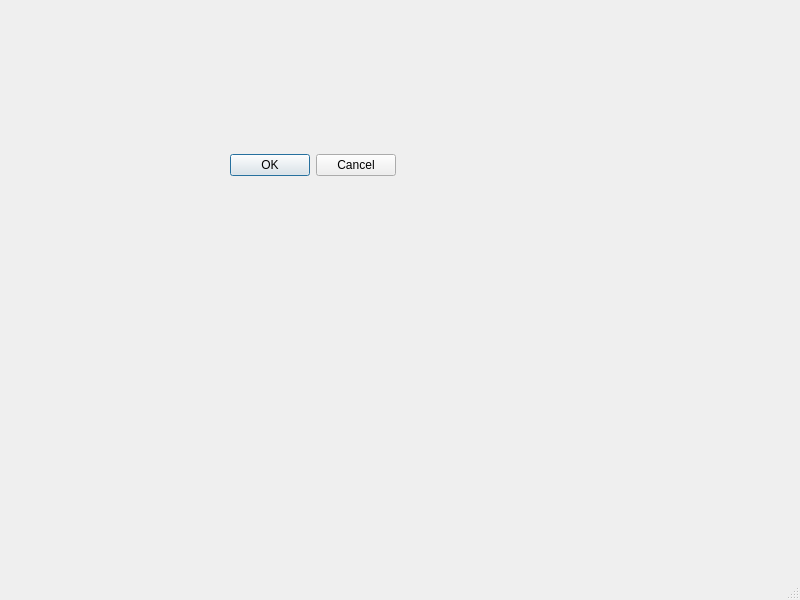
<?xml version="1.0" encoding="UTF-8"?>
<ui version="4.0">
 <class>MainWindow</class>
 <widget class="QMainWindow" name="MainWindow">
  <property name="geometry">
   <rect>
    <x>0</x>
    <y>0</y>
    <width>800</width>
    <height>600</height>
   </rect>
  </property>
  <property name="windowTitle">
   <string>MainWindow</string>
  </property>
  <widget class="QWidget" name="centralwidget">
   <widget class="QDialogButtonBox" name="buttonBox">
    <property name="geometry">
     <rect>
      <x>230</x>
      <y>150</y>
      <width>166</width>
      <height>31</height>
     </rect>
    </property>
    <property name="standardButtons">
     <set>QDialogButtonBox::Cancel|QDialogButtonBox::Ok</set>
    </property>
   </widget>
  </widget>
  <widget class="QMenuBar" name="menubar">
   <property name="geometry">
    <rect>
     <x>0</x>
     <y>0</y>
     <width>800</width>
     <height>28</height>
    </rect>
   </property>
  </widget>
  <widget class="QStatusBar" name="statusbar"/>
 </widget>
 <resources/>
 <connections/>
</ui>
